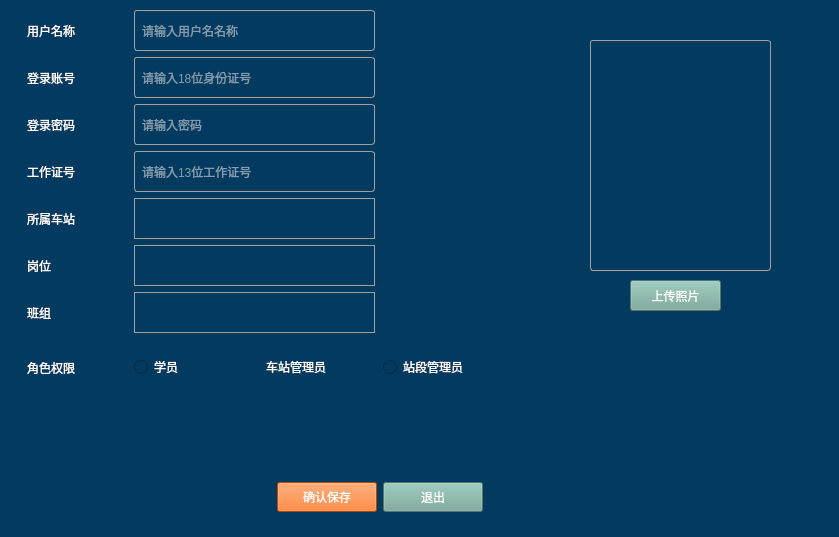
<?xml version="1.0" encoding="UTF-8"?>
<ui version="4.0">
 <class>jsj_addnewOnedlg</class>
 <widget class="QWidget" name="jsj_addnewOnedlg">
  <property name="geometry">
   <rect>
    <x>0</x>
    <y>0</y>
    <width>839</width>
    <height>537</height>
   </rect>
  </property>
  <property name="maximumSize">
   <size>
    <width>839</width>
    <height>537</height>
   </size>
  </property>
  <property name="windowTitle">
   <string>Form</string>
  </property>
  <property name="styleSheet">
   <string notr="true">background-color: rgb(3, 59, 96);
color: rgb(255, 255, 255);
font: 14pt &quot;黑体&quot;;</string>
  </property>
  <widget class="QLabel" name="label_19">
   <property name="geometry">
    <rect>
     <x>590</x>
     <y>40</y>
     <width>181</width>
     <height>231</height>
    </rect>
   </property>
   <property name="minimumSize">
    <size>
     <width>181</width>
     <height>231</height>
    </size>
   </property>
   <property name="maximumSize">
    <size>
     <width>181</width>
     <height>231</height>
    </size>
   </property>
   <property name="styleSheet">
    <string notr="true">border: 1px solid #A0A0A0; /* 边框宽度为1px，颜色为#A0A0A0 */
color: rgb(255, 255, 255);
	border-radius: 3px; /* 边框圆角 */
	padding-left: 5px; /* 文本距离左边界有5px */

font: 14pt &quot;黑体&quot;;
</string>
   </property>
   <property name="text">
    <string/>
   </property>
  </widget>
  <widget class="QPushButton" name="pushButton">
   <property name="geometry">
    <rect>
     <x>630</x>
     <y>280</y>
     <width>91</width>
     <height>31</height>
    </rect>
   </property>
   <property name="minimumSize">
    <size>
     <width>91</width>
     <height>31</height>
    </size>
   </property>
   <property name="maximumSize">
    <size>
     <width>91</width>
     <height>31</height>
    </size>
   </property>
   <property name="styleSheet">
    <string notr="true">background-color: rgb(115, 166, 150);
color: rgb(255, 255, 255);
font: 14pt &quot;黑体&quot;;</string>
   </property>
   <property name="text">
    <string>上传照片</string>
   </property>
  </widget>
  <widget class="QWidget" name="layoutWidget">
   <property name="geometry">
    <rect>
     <x>250</x>
     <y>480</y>
     <width>260</width>
     <height>32</height>
    </rect>
   </property>
   <layout class="QHBoxLayout" name="horizontalLayout_10">
    <item>
     <spacer name="horizontalSpacer_9">
      <property name="orientation">
       <enum>Qt::Horizontal</enum>
      </property>
      <property name="sizeHint" stdset="0">
       <size>
        <width>40</width>
        <height>20</height>
       </size>
      </property>
     </spacer>
    </item>
    <item>
     <widget class="QPushButton" name="pushButton_2">
      <property name="minimumSize">
       <size>
        <width>100</width>
        <height>30</height>
       </size>
      </property>
      <property name="maximumSize">
       <size>
        <width>80</width>
        <height>27</height>
       </size>
      </property>
      <property name="styleSheet">
       <string notr="true">background-color: rgb(115, 166, 150);
background-color: rgb(255, 98, 0);
color: rgb(255, 255, 255);
font: 14pt &quot;黑体&quot;;</string>
      </property>
      <property name="text">
       <string>确认保存</string>
      </property>
     </widget>
    </item>
    <item>
     <widget class="QPushButton" name="pushButton_3">
      <property name="minimumSize">
       <size>
        <width>100</width>
        <height>30</height>
       </size>
      </property>
      <property name="maximumSize">
       <size>
        <width>80</width>
        <height>27</height>
       </size>
      </property>
      <property name="styleSheet">
       <string notr="true">background-color: rgb(115, 166, 150);
color: rgb(255, 255, 255);
font: 14pt &quot;黑体&quot;;</string>
      </property>
      <property name="text">
       <string>退出</string>
      </property>
     </widget>
    </item>
    <item>
     <spacer name="horizontalSpacer_8">
      <property name="orientation">
       <enum>Qt::Horizontal</enum>
      </property>
      <property name="sizeHint" stdset="0">
       <size>
        <width>40</width>
        <height>20</height>
       </size>
      </property>
     </spacer>
    </item>
   </layout>
  </widget>
  <widget class="QWidget" name="layoutWidget">
   <property name="geometry">
    <rect>
     <x>0</x>
     <y>2</y>
     <width>519</width>
     <height>394</height>
    </rect>
   </property>
   <layout class="QVBoxLayout" name="verticalLayout_4">
    <item>
     <layout class="QVBoxLayout" name="verticalLayout_3">
      <item>
       <layout class="QVBoxLayout" name="verticalLayout_2">
        <item>
         <layout class="QHBoxLayout" name="horizontalLayout">
          <item>
           <widget class="QLabel" name="label">
            <property name="minimumSize">
             <size>
              <width>21</width>
              <height>16</height>
             </size>
            </property>
            <property name="maximumSize">
             <size>
              <width>21</width>
              <height>16</height>
             </size>
            </property>
            <property name="styleSheet">
             <string notr="true">border-image: url(:/new/jsj/rc/新增/星星.png);</string>
            </property>
            <property name="text">
             <string/>
            </property>
           </widget>
          </item>
          <item>
           <widget class="QLabel" name="label_2">
            <property name="minimumSize">
             <size>
              <width>101</width>
              <height>41</height>
             </size>
            </property>
            <property name="maximumSize">
             <size>
              <width>101</width>
              <height>41</height>
             </size>
            </property>
            <property name="styleSheet">
             <string notr="true">color: rgb(255, 255, 255);
font: 14pt &quot;黑体&quot;;</string>
            </property>
            <property name="text">
             <string>用户名称</string>
            </property>
           </widget>
          </item>
          <item>
           <widget class="QLineEdit" name="NameEdit">
            <property name="minimumSize">
             <size>
              <width>241</width>
              <height>41</height>
             </size>
            </property>
            <property name="maximumSize">
             <size>
              <width>241</width>
              <height>41</height>
             </size>
            </property>
            <property name="styleSheet">
             <string notr="true">border: 1px solid #A0A0A0; /* 边框宽度为1px，颜色为#A0A0A0 */
color: rgb(255, 255, 255);
	border-radius: 3px; /* 边框圆角 */
	padding-left: 5px; /* 文本距离左边界有5px */

font: 14pt &quot;黑体&quot;;
</string>
            </property>
            <property name="placeholderText">
             <string>请输入用户名名称</string>
            </property>
           </widget>
          </item>
          <item>
           <spacer name="horizontalSpacer">
            <property name="orientation">
             <enum>Qt::Horizontal</enum>
            </property>
            <property name="sizeHint" stdset="0">
             <size>
              <width>40</width>
              <height>20</height>
             </size>
            </property>
           </spacer>
          </item>
         </layout>
        </item>
        <item>
         <layout class="QHBoxLayout" name="horizontalLayout_2">
          <item>
           <widget class="QLabel" name="label_3">
            <property name="minimumSize">
             <size>
              <width>21</width>
              <height>16</height>
             </size>
            </property>
            <property name="maximumSize">
             <size>
              <width>21</width>
              <height>16</height>
             </size>
            </property>
            <property name="styleSheet">
             <string notr="true">border-image: url(:/new/jsj/rc/新增/星星.png);</string>
            </property>
            <property name="text">
             <string/>
            </property>
           </widget>
          </item>
          <item>
           <widget class="QLabel" name="label_4">
            <property name="minimumSize">
             <size>
              <width>101</width>
              <height>41</height>
             </size>
            </property>
            <property name="maximumSize">
             <size>
              <width>101</width>
              <height>41</height>
             </size>
            </property>
            <property name="styleSheet">
             <string notr="true">color: rgb(255, 255, 255);
font: 14pt &quot;黑体&quot;;</string>
            </property>
            <property name="text">
             <string>登录账号</string>
            </property>
           </widget>
          </item>
          <item>
           <widget class="QLineEdit" name="loginEdit">
            <property name="minimumSize">
             <size>
              <width>241</width>
              <height>41</height>
             </size>
            </property>
            <property name="maximumSize">
             <size>
              <width>241</width>
              <height>41</height>
             </size>
            </property>
            <property name="styleSheet">
             <string notr="true">border: 1px solid #A0A0A0; /* 边框宽度为1px，颜色为#A0A0A0 */
color: rgb(255, 255, 255);
	border-radius: 3px; /* 边框圆角 */
	padding-left: 5px; /* 文本距离左边界有5px */

font: 14pt &quot;黑体&quot;;
</string>
            </property>
            <property name="placeholderText">
             <string>请输入18位身份证号</string>
            </property>
           </widget>
          </item>
          <item>
           <spacer name="horizontalSpacer_2">
            <property name="orientation">
             <enum>Qt::Horizontal</enum>
            </property>
            <property name="sizeHint" stdset="0">
             <size>
              <width>40</width>
              <height>20</height>
             </size>
            </property>
           </spacer>
          </item>
         </layout>
        </item>
        <item>
         <layout class="QHBoxLayout" name="horizontalLayout_9">
          <item>
           <widget class="QLabel" name="label_14">
            <property name="minimumSize">
             <size>
              <width>21</width>
              <height>16</height>
             </size>
            </property>
            <property name="maximumSize">
             <size>
              <width>21</width>
              <height>16</height>
             </size>
            </property>
            <property name="styleSheet">
             <string notr="true">border-image: url(:/new/jsj/rc/新增/星星.png);</string>
            </property>
            <property name="text">
             <string/>
            </property>
           </widget>
          </item>
          <item>
           <widget class="QLabel" name="label_13">
            <property name="minimumSize">
             <size>
              <width>101</width>
              <height>41</height>
             </size>
            </property>
            <property name="maximumSize">
             <size>
              <width>101</width>
              <height>41</height>
             </size>
            </property>
            <property name="styleSheet">
             <string notr="true">color: rgb(255, 255, 255);
font: 14pt &quot;黑体&quot;;</string>
            </property>
            <property name="text">
             <string>登录密码</string>
            </property>
           </widget>
          </item>
          <item>
           <widget class="QLineEdit" name="passWordEdit">
            <property name="minimumSize">
             <size>
              <width>241</width>
              <height>41</height>
             </size>
            </property>
            <property name="maximumSize">
             <size>
              <width>241</width>
              <height>41</height>
             </size>
            </property>
            <property name="styleSheet">
             <string notr="true">border: 1px solid #A0A0A0; /* 边框宽度为1px，颜色为#A0A0A0 */
color: rgb(255, 255, 255);
	border-radius: 3px; /* 边框圆角 */
	padding-left: 5px; /* 文本距离左边界有5px */

font: 14pt &quot;黑体&quot;;
</string>
            </property>
            <property name="placeholderText">
             <string>请输入密码</string>
            </property>
           </widget>
          </item>
          <item>
           <spacer name="horizontalSpacer_6">
            <property name="orientation">
             <enum>Qt::Horizontal</enum>
            </property>
            <property name="sizeHint" stdset="0">
             <size>
              <width>40</width>
              <height>20</height>
             </size>
            </property>
           </spacer>
          </item>
         </layout>
        </item>
        <item>
         <layout class="QHBoxLayout" name="horizontalLayout_8">
          <item>
           <widget class="QLabel" name="label_18">
            <property name="minimumSize">
             <size>
              <width>21</width>
              <height>16</height>
             </size>
            </property>
            <property name="maximumSize">
             <size>
              <width>21</width>
              <height>16</height>
             </size>
            </property>
            <property name="styleSheet">
             <string notr="true">border-image: url(:/new/jsj/rc/新增/星星.png);</string>
            </property>
            <property name="text">
             <string/>
            </property>
           </widget>
          </item>
          <item>
           <widget class="QLabel" name="label_17">
            <property name="minimumSize">
             <size>
              <width>101</width>
              <height>41</height>
             </size>
            </property>
            <property name="maximumSize">
             <size>
              <width>101</width>
              <height>41</height>
             </size>
            </property>
            <property name="styleSheet">
             <string notr="true">color: rgb(255, 255, 255);
font: 14pt &quot;黑体&quot;;</string>
            </property>
            <property name="text">
             <string>工作证号</string>
            </property>
           </widget>
          </item>
          <item>
           <widget class="QLineEdit" name="gongzuoNumberEdit">
            <property name="minimumSize">
             <size>
              <width>241</width>
              <height>41</height>
             </size>
            </property>
            <property name="maximumSize">
             <size>
              <width>241</width>
              <height>41</height>
             </size>
            </property>
            <property name="styleSheet">
             <string notr="true">border: 1px solid #A0A0A0; /* 边框宽度为1px，颜色为#A0A0A0 */
color: rgb(255, 255, 255);
	border-radius: 3px; /* 边框圆角 */
	padding-left: 5px; /* 文本距离左边界有5px */

font: 14pt &quot;黑体&quot;;
</string>
            </property>
            <property name="placeholderText">
             <string>请输入13位工作证号</string>
            </property>
           </widget>
          </item>
          <item>
           <spacer name="horizontalSpacer_7">
            <property name="orientation">
             <enum>Qt::Horizontal</enum>
            </property>
            <property name="sizeHint" stdset="0">
             <size>
              <width>40</width>
              <height>20</height>
             </size>
            </property>
           </spacer>
          </item>
         </layout>
        </item>
        <item>
         <layout class="QVBoxLayout" name="verticalLayout">
          <item>
           <layout class="QHBoxLayout" name="horizontalLayout_4">
            <item>
             <widget class="QLabel" name="label_7">
              <property name="minimumSize">
               <size>
                <width>21</width>
                <height>16</height>
               </size>
              </property>
              <property name="maximumSize">
               <size>
                <width>21</width>
                <height>16</height>
               </size>
              </property>
              <property name="styleSheet">
               <string notr="true">border-image: url(:/new/jsj/rc/新增/星星.png);</string>
              </property>
              <property name="text">
               <string/>
              </property>
             </widget>
            </item>
            <item>
             <widget class="QLabel" name="label_8">
              <property name="minimumSize">
               <size>
                <width>101</width>
                <height>41</height>
               </size>
              </property>
              <property name="maximumSize">
               <size>
                <width>101</width>
                <height>41</height>
               </size>
              </property>
              <property name="styleSheet">
               <string notr="true">color: rgb(255, 255, 255);
font: 14pt &quot;黑体&quot;;</string>
              </property>
              <property name="text">
               <string>所属车站</string>
              </property>
             </widget>
            </item>
            <item>
             <widget class="QComboBox" name="ChezhanCombo">
              <property name="sizePolicy">
               <sizepolicy hsizetype="Preferred" vsizetype="Fixed">
                <horstretch>241</horstretch>
                <verstretch>41</verstretch>
               </sizepolicy>
              </property>
              <property name="minimumSize">
               <size>
                <width>0</width>
                <height>41</height>
               </size>
              </property>
              <property name="maximumSize">
               <size>
                <width>241</width>
                <height>41</height>
               </size>
              </property>
              <property name="styleSheet">
               <string notr="true">QComboBox{
	border: 1px solid #A0A0A0; /* 边框宽度为1px，颜色为#A0A0A0 */
}
QComboBox::down-arrow {

image:url(:/new/jsj/rc/新增/下拉箭头.png);

 }

 QComboBox::drop-down {

     border:none;

 padding-right:4px;

 }

QComboBox QAbstractItemView{

  outline:0px;

color:rgb(220,220,220);

background-color:rgb(37,86,159);

border:1px solid rgba(143,211,249,127);

border-bottom-right-radius:4px;

border-bottom-left-radius:4px;

 }

QComboBox QAbstractItemView::item{

height:26px;

background-color:rgba(143,211,249,38);

 }

 QComboBox QAbstractItemView::item:selected{

background-color:rgb(26,138,219);
 }</string>
              </property>
             </widget>
            </item>
            <item>
             <spacer name="horizontalSpacer_5">
              <property name="orientation">
               <enum>Qt::Horizontal</enum>
              </property>
              <property name="sizeHint" stdset="0">
               <size>
                <width>40</width>
                <height>20</height>
               </size>
              </property>
             </spacer>
            </item>
           </layout>
          </item>
          <item>
           <layout class="QHBoxLayout" name="horizontalLayout_3">
            <item>
             <widget class="QLabel" name="label_5">
              <property name="minimumSize">
               <size>
                <width>21</width>
                <height>16</height>
               </size>
              </property>
              <property name="maximumSize">
               <size>
                <width>21</width>
                <height>16</height>
               </size>
              </property>
              <property name="styleSheet">
               <string notr="true">border-image: url(:/new/jsj/rc/新增/星星.png);</string>
              </property>
              <property name="text">
               <string/>
              </property>
             </widget>
            </item>
            <item>
             <widget class="QLabel" name="label_6">
              <property name="minimumSize">
               <size>
                <width>101</width>
                <height>41</height>
               </size>
              </property>
              <property name="maximumSize">
               <size>
                <width>101</width>
                <height>41</height>
               </size>
              </property>
              <property name="styleSheet">
               <string notr="true">color: rgb(255, 255, 255);
font: 14pt &quot;黑体&quot;;</string>
              </property>
              <property name="text">
               <string>岗位</string>
              </property>
             </widget>
            </item>
            <item>
             <widget class="QComboBox" name="gangweiCombo">
              <property name="sizePolicy">
               <sizepolicy hsizetype="Preferred" vsizetype="Fixed">
                <horstretch>241</horstretch>
                <verstretch>41</verstretch>
               </sizepolicy>
              </property>
              <property name="minimumSize">
               <size>
                <width>241</width>
                <height>41</height>
               </size>
              </property>
              <property name="maximumSize">
               <size>
                <width>241</width>
                <height>41</height>
               </size>
              </property>
              <property name="styleSheet">
               <string notr="true">QComboBox{
	border: 1px solid #A0A0A0; /* 边框宽度为1px，颜色为#A0A0A0 */
}
QComboBox::down-arrow {

image:url(:/new/jsj/rc/新增/下拉箭头.png);

 }

 QComboBox::drop-down {

     border:none;

 padding-right:4px;

 }

QComboBox QAbstractItemView{

  outline:0px;

color:rgb(220,220,220);

background-color:rgb(37,86,159);

border:1px solid rgba(143,211,249,127);

border-bottom-right-radius:4px;

border-bottom-left-radius:4px;

 }

QComboBox QAbstractItemView::item{

height:26px;

background-color:rgba(143,211,249,38);

 }

 QComboBox QAbstractItemView::item:selected{

background-color:rgb(26,138,219);
 }</string>
              </property>
             </widget>
            </item>
            <item>
             <spacer name="horizontalSpacer_3">
              <property name="orientation">
               <enum>Qt::Horizontal</enum>
              </property>
              <property name="sizeHint" stdset="0">
               <size>
                <width>40</width>
                <height>20</height>
               </size>
              </property>
             </spacer>
            </item>
           </layout>
          </item>
          <item>
           <layout class="QHBoxLayout" name="horizontalLayout_7">
            <item>
             <widget class="QLabel" name="label_12">
              <property name="minimumSize">
               <size>
                <width>21</width>
                <height>16</height>
               </size>
              </property>
              <property name="maximumSize">
               <size>
                <width>21</width>
                <height>16</height>
               </size>
              </property>
              <property name="styleSheet">
               <string notr="true">border-image: url(:/new/jsj/rc/新增/星星.png);</string>
              </property>
              <property name="text">
               <string/>
              </property>
             </widget>
            </item>
            <item>
             <widget class="QLabel" name="label_11">
              <property name="minimumSize">
               <size>
                <width>101</width>
                <height>41</height>
               </size>
              </property>
              <property name="maximumSize">
               <size>
                <width>101</width>
                <height>41</height>
               </size>
              </property>
              <property name="styleSheet">
               <string notr="true">color: rgb(255, 255, 255);
font: 14pt &quot;黑体&quot;;</string>
              </property>
              <property name="text">
               <string>班组</string>
              </property>
             </widget>
            </item>
            <item>
             <widget class="QComboBox" name="TeamCombo">
              <property name="sizePolicy">
               <sizepolicy hsizetype="Preferred" vsizetype="Fixed">
                <horstretch>241</horstretch>
                <verstretch>41</verstretch>
               </sizepolicy>
              </property>
              <property name="minimumSize">
               <size>
                <width>241</width>
                <height>41</height>
               </size>
              </property>
              <property name="maximumSize">
               <size>
                <width>241</width>
                <height>41</height>
               </size>
              </property>
              <property name="styleSheet">
               <string notr="true">QComboBox{
	border: 1px solid #A0A0A0; /* 边框宽度为1px，颜色为#A0A0A0 */
}
QComboBox::down-arrow {

image:url(:/new/jsj/rc/新增/下拉箭头.png);

 }

 QComboBox::drop-down {

     border:none;

 padding-right:4px;

 }

QComboBox QAbstractItemView{

  outline:0px;

color:rgb(220,220,220);

background-color:rgb(37,86,159);

border:1px solid rgba(143,211,249,127);

border-bottom-right-radius:4px;

border-bottom-left-radius:4px;

 }

QComboBox QAbstractItemView::item{

height:26px;

background-color:rgba(143,211,249,38);

 }

 QComboBox QAbstractItemView::item:selected{

background-color:rgb(26,138,219);
 }</string>
              </property>
             </widget>
            </item>
            <item>
             <spacer name="horizontalSpacer_10">
              <property name="orientation">
               <enum>Qt::Horizontal</enum>
              </property>
              <property name="sizeHint" stdset="0">
               <size>
                <width>40</width>
                <height>20</height>
               </size>
              </property>
             </spacer>
            </item>
           </layout>
          </item>
         </layout>
        </item>
       </layout>
      </item>
     </layout>
    </item>
    <item>
     <layout class="QHBoxLayout" name="horizontalLayout_5">
      <item>
       <widget class="QLabel" name="label_9">
        <property name="minimumSize">
         <size>
          <width>21</width>
          <height>16</height>
         </size>
        </property>
        <property name="maximumSize">
         <size>
          <width>21</width>
          <height>16</height>
         </size>
        </property>
        <property name="styleSheet">
         <string notr="true">border-image: url(:/new/jsj/rc/新增/星星.png);</string>
        </property>
        <property name="text">
         <string/>
        </property>
       </widget>
      </item>
      <item>
       <widget class="QLabel" name="label_10">
        <property name="minimumSize">
         <size>
          <width>101</width>
          <height>41</height>
         </size>
        </property>
        <property name="maximumSize">
         <size>
          <width>101</width>
          <height>41</height>
         </size>
        </property>
        <property name="styleSheet">
         <string notr="true">color: rgb(255, 255, 255);
font: 14pt &quot;黑体&quot;;</string>
        </property>
        <property name="text">
         <string>角色权限</string>
        </property>
       </widget>
      </item>
      <item>
       <widget class="QRadioButton" name="XY_radioButton">
        <property name="maximumSize">
         <size>
          <width>100</width>
          <height>20</height>
         </size>
        </property>
        <property name="styleSheet">
         <string notr="true">
QRadioButton::indicator{

    width:18px;
    height:18px;
    border-radius:5px;
    border-style: solid;
    border-width: 1px;
	border-image: url(:/new/jsj/rc/新增/多选未选中.png);


}
QRadioButton{
	color: rgb(255, 255, 255);
font: 14pt &quot;黑体&quot;;
	color: rgb(255, 255, 255);

}
QRadioButton::indicator:unchecked
{
      width:38px;
    height:38px;
    border-radius:5px;
    border-style: solid;
    border-width: 1px;
	border-image: url(:/new/jsj/rc/新增/多选未选中.png);
	
}
QRadioButton::indicator:checked
{
	         width:38px;
    height:38px;
    border-radius:5px;
    border-style: solid;
    border-width: 1px;
	border-image: url(:/new/jsj/rc/新增/多选选中.png);
}
</string>
        </property>
        <property name="text">
         <string>学员</string>
        </property>
       </widget>
      </item>
      <item>
       <widget class="QRadioButton" name="CZ_Radio">
        <property name="maximumSize">
         <size>
          <width>170</width>
          <height>20</height>
         </size>
        </property>
        <property name="styleSheet">
         <string notr="true">
QRadioButton::indicator{
    width:18px;
    height:18px;
    border-radius:5px;
    border-style: solid;
    border-width: 1px;

}
QRadioButton{
color: rgb(255, 255, 255);
font: 14pt &quot;黑体&quot;;
}
QRadioButton::indicator:unchecked
{
      width:38px;
    height:38px;
    border-radius:5px;
    border-style: solid;
    border-width: 1px;
	border-image: url(:/new/jsj/rc/新增/多选未选中.png);
	
}
QRadioButton::indicator:checked
{
	         width:38px;
    height:38px;
    border-radius:5px;
    border-style: solid;
    border-width: 1px;
	border-image: url(:/new/jsj/rc/新增/多选选中.png);
}
</string>
        </property>
        <property name="text">
         <string>车站管理员</string>
        </property>
       </widget>
      </item>
      <item>
       <widget class="QRadioButton" name="zd_radio">
        <property name="maximumSize">
         <size>
          <width>170</width>
          <height>20</height>
         </size>
        </property>
        <property name="styleSheet">
         <string notr="true">
QRadioButton{
color: rgb(255, 255, 255);
font: 14pt &quot;黑体&quot;;
}
QRadioButton::indicator:unchecked
{
      width:38px;
    height:38px;
    border-radius:5px;
    border-style: solid;
    border-width: 1px;
	border-image: url(:/new/jsj/rc/新增/多选未选中.png);
	
}
QRadioButton::indicator:checked
{
	         width:38px;
    height:38px;
    border-radius:5px;
    border-style: solid;
    border-width: 1px;
	border-image: url(:/new/jsj/rc/新增/多选选中.png);
}
</string>
        </property>
        <property name="text">
         <string>站段管理员</string>
        </property>
       </widget>
      </item>
     </layout>
    </item>
   </layout>
  </widget>
 </widget>
 <resources/>
 <connections/>
</ui>
